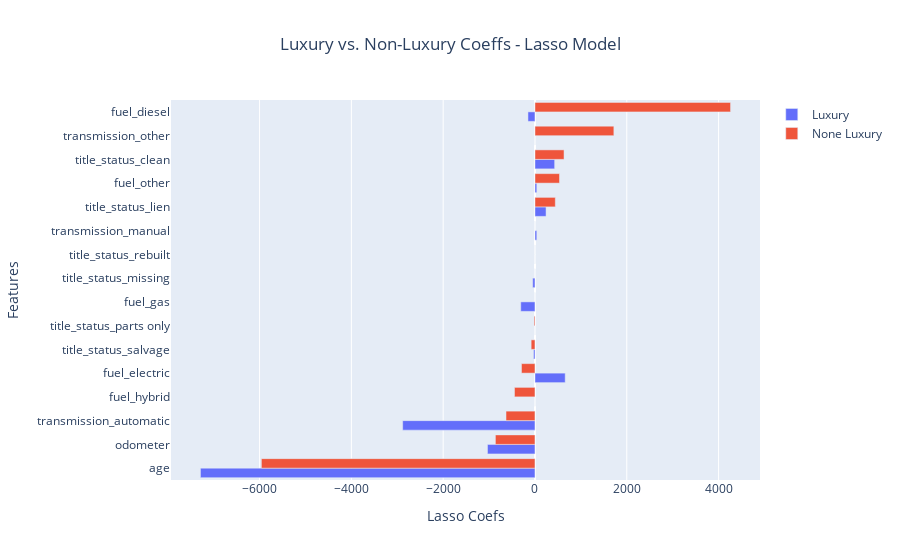

This figure's notebook cell:
### Code cell
fields1 = feature_names1
values1 = np.ravel(lasso_coefs1)

fields2 = feature_names2
values2 = np.ravel(lasso_coefs2)

# Create a horizontal bar chart
fig = go.Figure()

fig.add_trace(go.Bar(
    y=fields1,
    x=values1,
    orientation='h',
    name='Luxury',
))

fig.add_trace(go.Bar(
    y=fields2,
    x=values2,
    orientation='h',
    name='None Luxury',
))

# Customize the layout
fig.update_layout(
    title='Luxury vs. Non-Luxury Coeffs - Lasso Model',
    title_x=0.5,
    xaxis_title='Lasso Coefs',
    yaxis_title='Features',
)

# Sort the fields for each set of data
sorted_fields1 = [field for _, field in sorted(zip(values1, fields1))]
sorted_fields2 = [field for _, field in sorted(zip(values2, fields2))]

# Update the y-axis category order for each set of data
fig.update_yaxes(categoryorder='array', categoryarray=sorted_fields1, side='left')
fig.update_yaxes(categoryorder='array', categoryarray=sorted_fields2, side='left') 
# Show the chart
fig.show()

### Figure 1 — Plotly figure (JSON) as saved in the notebook; plotly's stock layout.template omitted (floating-point values rounded to 4 significant figures)
{"data": [{"name": "Luxury", "orientation": "h", "type": "bar", "x": [-1035.0, -7288.0, -152.7, 658.6, -309.7, 0, 39.84, -2882.0, 39.63, 0, 428.7, 241.5, -49.89, 0, 0, -31.45], "y": ["odometer", "age", "fuel_diesel", "fuel_electric", "fuel_gas", "fuel_hybrid", "fuel_other", "transmission_automatic", "transmission_manual", "transmission_other", "title_status_clean", "title_status_lien", "title_status_missing", "title_status_parts only", "title_status_rebuilt", "title_status_salvage"]}, {"name": "None Luxury", "orientation": "h", "type": "bar", "x": [-862.0, -5960.0, 4261.0, -293.8, 0, -446.3, 534.2, -630.8, 0, 1719.0, 633.3, 443.3, 0, -19.51, 0, -83.26], "y": ["odometer", "age", "fuel_diesel", "fuel_electric", "fuel_gas", "fuel_hybrid", "fuel_other", "transmission_automatic", "transmission_manual", "transmission_other", "title_status_clean", "title_status_lien", "title_status_missing", "title_status_parts only", "title_status_rebuilt", "title_status_salvage"]}], "layout": {"title": {"text": "Luxury vs. Non-Luxury Coeffs - Lasso Model", "x": 0.5}, "xaxis": {"title": {"text": "Lasso Coefs"}}, "yaxis": {"categoryarray": ["age", "odometer", "transmission_automatic", "fuel_hybrid", "fuel_electric", "title_status_salvage", "title_status_parts only", "fuel_gas", "title_status_missing", "title_status_rebuilt", "transmission_manual", "title_status_lien", "fuel_other", "title_status_clean", "transmission_other", "fuel_diesel"], "categoryorder": "array", "side": "left", "title": {"text": "Features"}}}}
